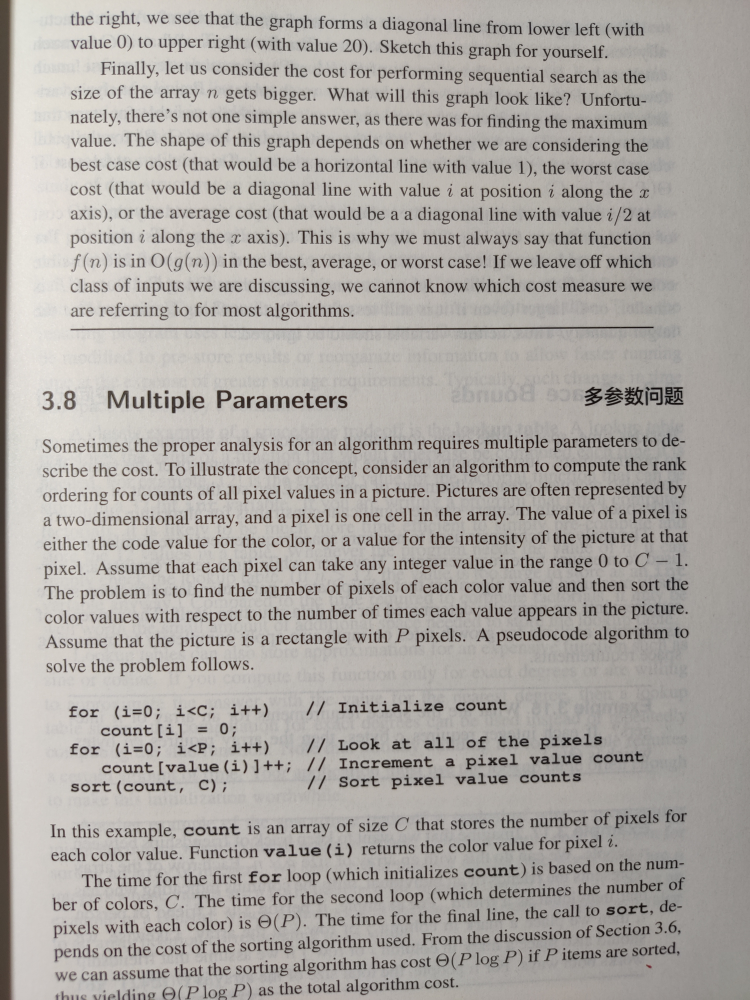
#> input picture ocr/ocr_test_pic2.jpg, 3000 x 4000 px, found by its file name (shown at 1/4 size); its folder holds 2 pictures in this run
$ python correction2.py
#> lines starting #> are read from the running program, lines starting #| are printed output that depends on the picture; after the words box and inside, x2 and y2 are one past the last pixel; in counts of white or black regions, pixels touching at a corner belong together; long printed decimals are rounded
import numpy as np
import os
import cv2
import math
import pytesseract
from PIL import Image
from cv2 import namedWindow
from scipy import misc, ndimage


# ocr的前置处理
def resize(image, width=None, height=None, inter=cv2.INTER_AREA):
    dim = None
    (h, w) = image.shape[:2]
    if width is None and height is None:
        return image
    if width is None:
        r = height / float(h)
        dim = (int(w * r), height)
    else:
        r = width / float(w)
        dim = (width, int(h * r))
    resized = cv2.resize(image, dim, interpolation=inter)
    return resized


def color_equilibrium(image):
    (b, g, r) = cv2.split(image)  # 通道分解
    bH = cv2.equalizeHist(b)
    gH = cv2.equalizeHist(g)
    rH = cv2.equalizeHist(r)
    result = cv2.merge((bH, gH, rH), )  # 通道合成
    return result


def rotate(image, angle, center=None, scale=1.0):
    (w, h) = image.shape[0:2]
    if center is None:
        center = (w//2, h//2)
    wrapMat = cv2.getRotationMatrix2D(center, angle, scale)
    return cv2.warpAffine(image, wrapMat, (h, w))


def blackfilter(image):
    (b, g, r) = cv2.split(image)  # 通道分解
    bH = cv2.equalizeHist(b)
    gH = cv2.equalizeHist(g)
    rH = cv2.equalizeHist(r)
    image = cv2.merge((bH, gH, rH), )  # 通道合成

    img_hsv = cv2.cvtColor(image, cv2.COLOR_BGR2HSV)

    # 得到目标颜色的二值图像，用作cv2.bitwise_and()的掩模
    img_target = cv2.inRange(img_hsv, (0, 0, 0), (100, 100, 100))
    # img_specifiedColor = cv2.bitwise_or(img_hsv, img_hsv, mask=img_target)
    img_specifiedColor = cv2.bitwise_not(img_target)
    return img_specifiedColor


def image_binarization_part_situation(img):
    # 转灰度图
    gray = cv2.cvtColor(img, cv2.COLOR_BGR2GRAY)
    # 图像压缩(非必要步骤)
    # new_gray = np.uint8((255 * (gray/255.0)**1.4))
    new_gray = gray
    # 二值化
    dst = cv2.adaptiveThreshold(new_gray, 255, cv2.ADAPTIVE_THRESH_GAUSSIAN_C, cv2.THRESH_BINARY, 15, 1)

    # 中值滤波
    # dwt = cv2.medianBlur(dst, 5)
    return dst

def ocrprocess(image):
    preprocess = 'blur'  # thresh

    # [8 lines of commented-out code are left out]

    filename = "{}.png".format(os.getpid())
    cv2.imwrite("./ocr/" + filename, image)

    print("start ocr.......")
    # text = pytesseract.image_to_string(Image.open(filename))
    text = pytesseract.image_to_string(Image.open("./ocr/" + filename))
    print(text)
    os.remove("./ocr/" + filename)


# 使用霍夫变换
def getCorrect2():
    # 读取图片，灰度化
    src = cv2.imread("/home/orangepi/mycv/IT-CUP_JSBandCV-main/ocr/ocr_test_pic2.jpg")
#> src is the input picture: shape (4000, 3000, 3); mean B, G, R 163.5, 167.8, 171.9
    # src = color_equilibrium(src)
    # 坐标也会相同变化
    ratio = src.shape[0] / 500.0
#> ratio = 8
    orig = src.copy()
    src = resize(orig, height=1000)

    # showAndWaitKey("src", src)
    gray = cv2.cvtColor(src, cv2.COLOR_BGR2GRAY)
    # showAndWaitKey("gray", gray)
    # 腐蚀、膨胀
    kernel = np.ones((5, 5), np.uint8)
    erode_Img = cv2.erode(gray, kernel)
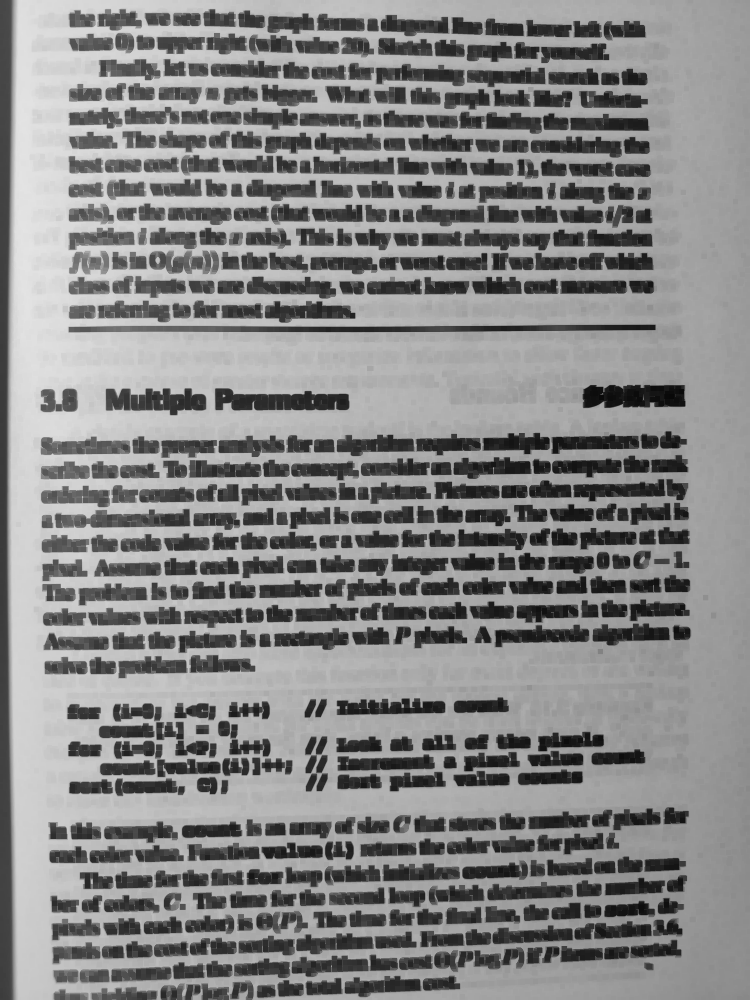
#> erode_Img: shape (1000, 750); min 8, max 228, mean 134.5
    eroDil = cv2.dilate(erode_Img, kernel)
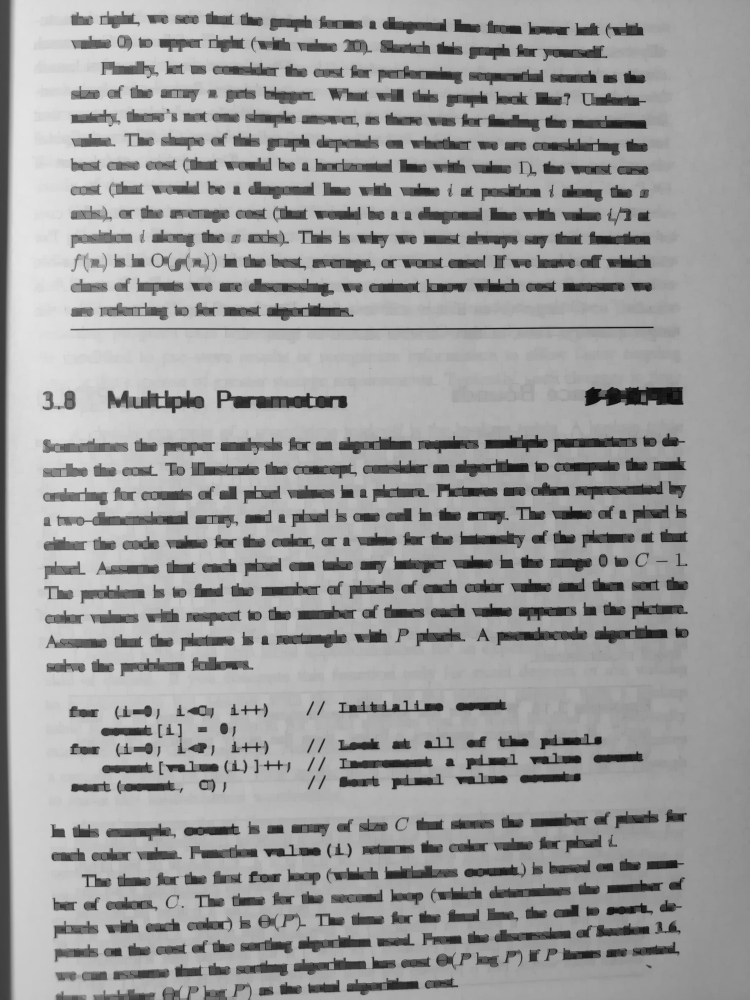
#> eroDil: shape (1000, 750); min 8, max 228, mean 157.2
    # showAndWaitKey("eroDil", eroDil)
    # 边缘检测
    canny = cv2.Canny(eroDil,50,150)
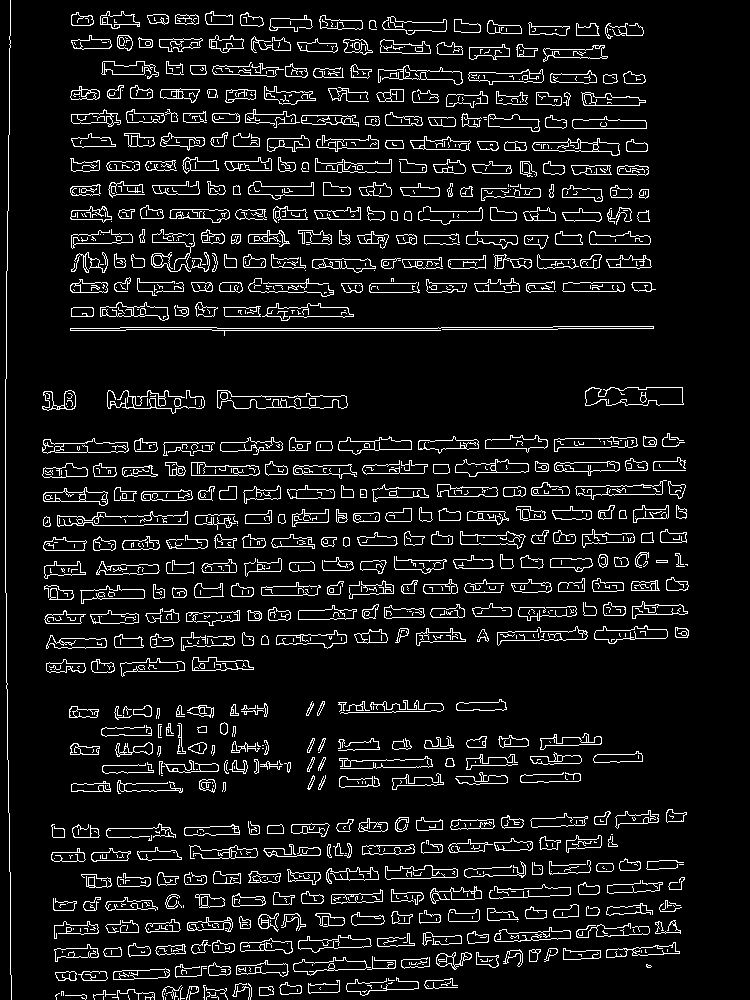
#> canny: shape (1000, 750); 8.1% white in thin lines or dots
    # showAndWaitKey("canny",canny)
    # 霍夫变换得到线条
    lines = cv2.HoughLinesP(canny, 0.8, np.pi / 180, 90,minLineLength=100,maxLineGap=10)
#> lines = 165 rows, first 6: [217, 328, 440, 328], [477, 291, 623, 291], [200, 259, 300, 259], [143, 646, 344, 643], [341, 283, 579, 283], [470, 267, 650, 267]
    drawing = np.zeros(src.shape[:], dtype=np.uint8)
    # 画出线条
    for line in lines:
        x1, y1, x2, y2 = line[0]
        cv2.line(drawing, (x1, y1), (x2, y2), (0, 255, 0), 1, lineType=cv2.LINE_AA)
#> this loop made 165 passes
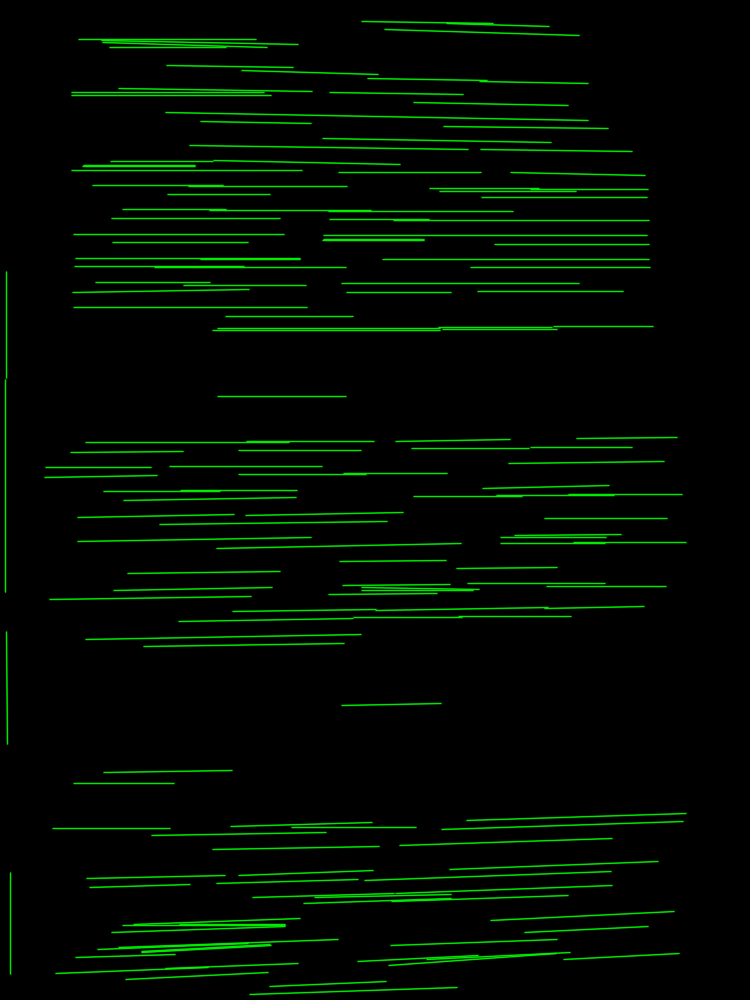
#> drawing: shape (1000, 750, 3); mean of channels 0, 1, 2 0, 11.5, 0; drawn as B, G, R

    # showAndWaitKey("houghP",drawing)
    """
    计算角度,因为x轴向右，y轴向下，所有计算的斜率是常规下斜率的相反数，我们就用这个斜率（旋转角度）进行旋转
    """
    k = float(y1-y2)/(x1-x2)
#> k = 0.0222
    thera = np.degrees(math.atan(k))
#> thera = 1.27
    print(thera)
#| 1.273

    """
    旋转角度大于0，则逆时针旋转，否则顺时针旋转
    """
    rotateImg = rotate(src, thera)
#> in rotate, `wrapMat = cv2.getRotationMatrix2D(center, angle, scale)`: wrapMat = [[1, 0.0222, -8.21], [-0.0222, 1, 11.2]]
#> in rotate, `return cv2.warpAffine(image, wrapMat, (h, w))`:
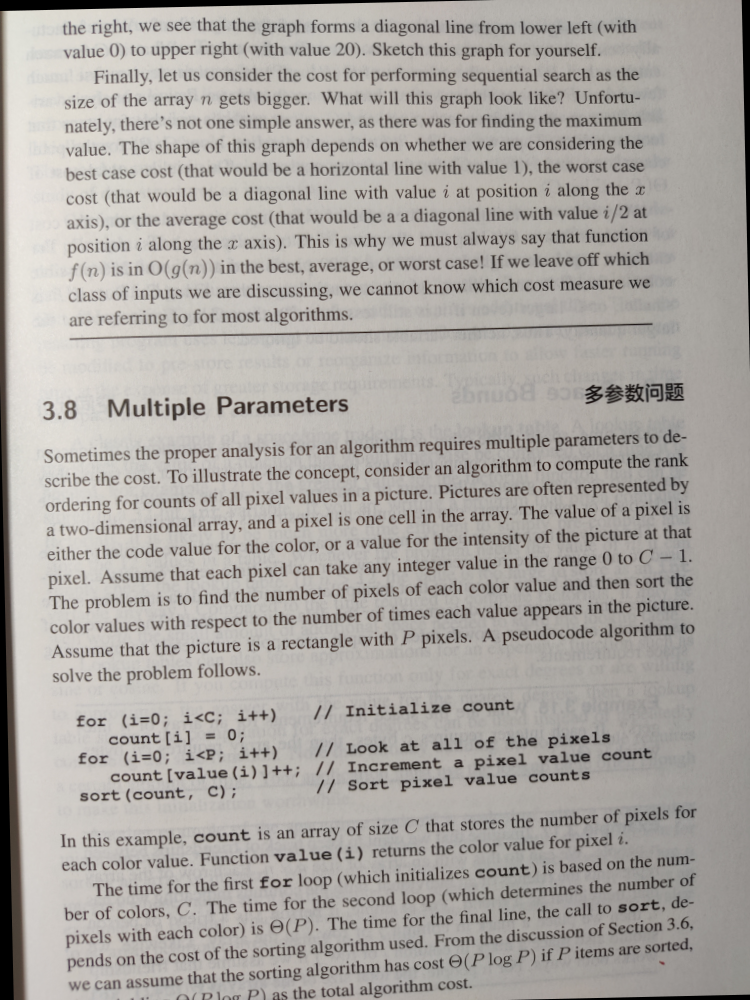
#> returned value: shape (1000, 750, 3); mean of channels 0, 1, 2 161.9, 166.2, 170.2; drawn as B, G, R
    showAndWaitKey("rotateImg", rotateImg)
    # blackimg = blackfilter(rotateImg)
    # blackimg = image_binarization_part_situation(rotateImg)

    warped = cv2.cvtColor(rotateImg, cv2.COLOR_BGR2GRAY)
    ref = cv2.threshold(warped, 150, 255, cv2.THRESH_BINARY)[1]
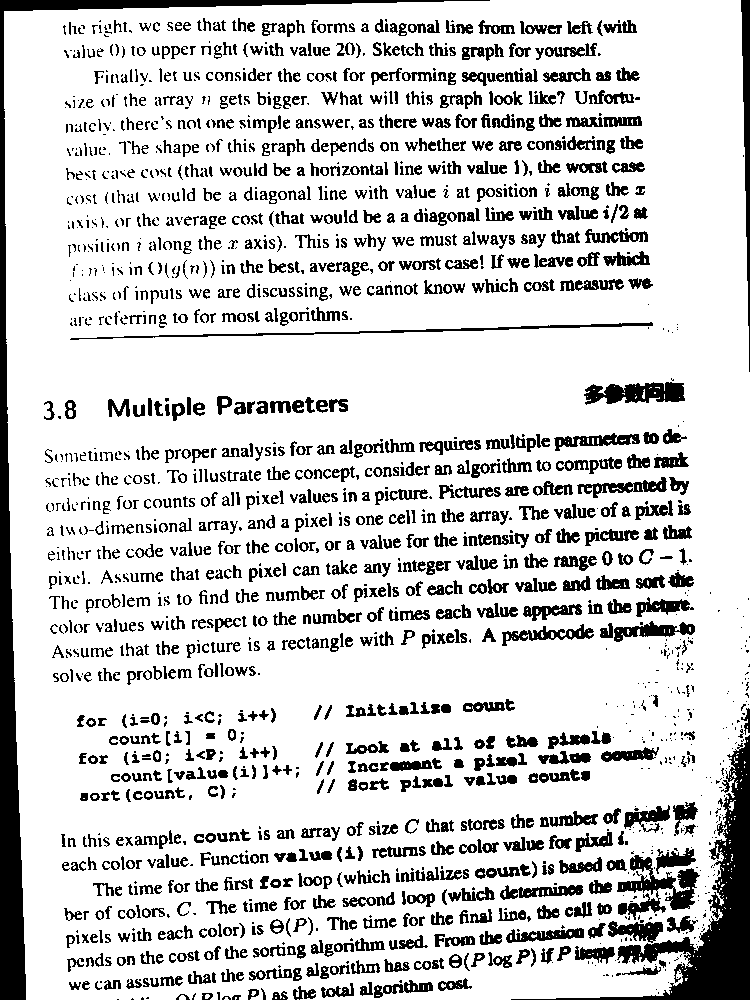
#> ref: shape (1000, 750); 82% white; 2075 black regions (708 under 20 px), largest, box (x1, y1, x2, y2) and area: (0, 0, 490, 1000) 14428, (511, 735, 750, 1000) 10841, (617, 855, 700, 920) 2087
    # showAndWaitKey("bImg", ref)
    ocrprocess(ref)
#> (the call stopped at in ocrprocess, `text = pytesseract.image_to_string(Image.open("./ocr/" + filename))`: pytesseract is not available in this run)
    cv2.waitKey(0)
    cv2.destroyAllWindows()
    # cv2.imwrite('result.jpg', rotateImg)


def showAndWaitKey(winName, img):
    cv2.imshow(winName, img)
    # cv2.waitKey(0)
    # cv2.destroyWindow()


if __name__ == "__main__":
    getCorrect2()
